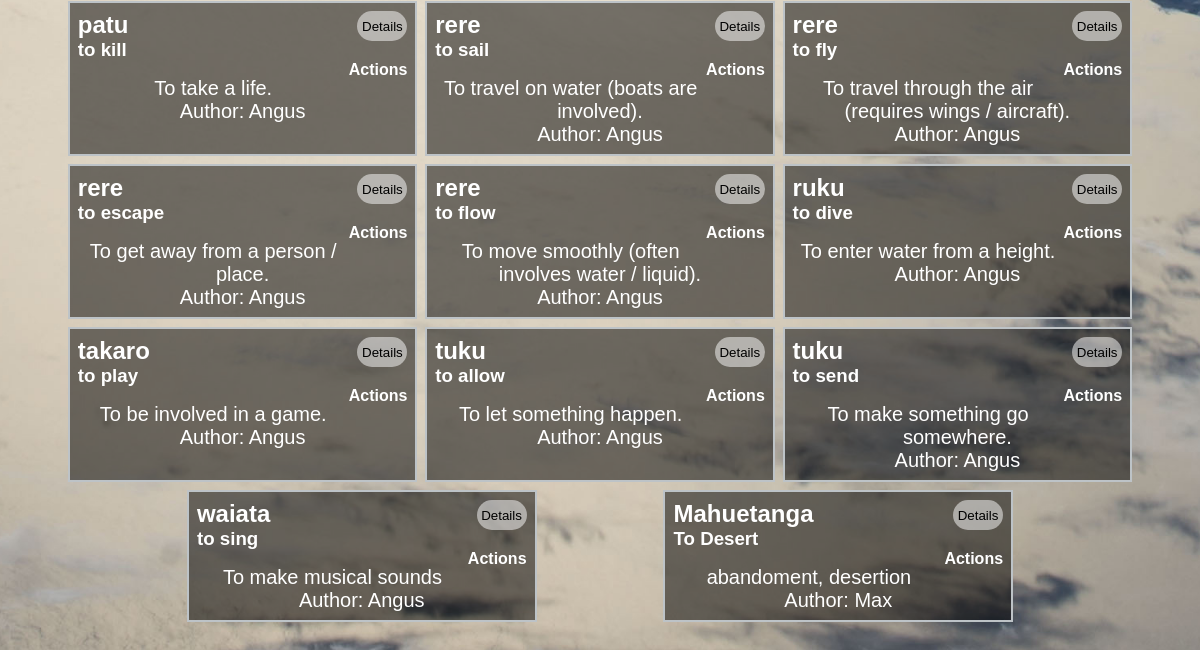
Before: /words/Actions (lower part) with the older database file.
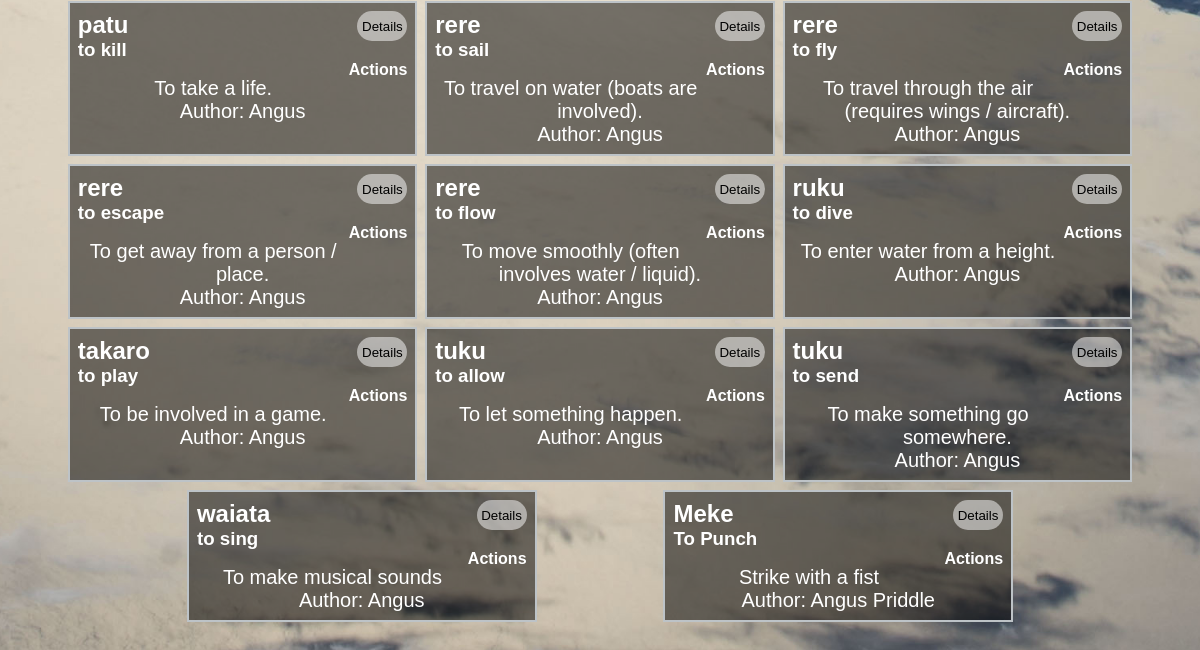
After: the same page with the newer database file.
### tables this page shows
CREATE TABLE "Dictionary"
(
    id         integer not null
        constraint Dictionary_pk
            primary key autoincrement,
    Maori      varchar(50),
    English    varchar(50),
    Category   varchar(50),
    Definition varchar(150),
    YearLevel  int(2),
    Author     char(50),
    wordImage  varchar(200)
);

### app.py (the view)
@app.route('/words/<Category>')  # This is a link that passes through what category it's looking for through the link
def render_dictionary_categories(Category):
    con = create_connection(DATABASE)
    query = "SELECT id, Maori, English, Category, Definition, YearLevel, Author FROM Dictionary WHERE Category=?"
    cur = con.cursor()
    cur.execute(query, (Category,))
    dictionary = cur.fetchall()
    con.close()
    print(dictionary)
    Categories = categories()
    return render_template('words.html', dictionary=dictionary, is_logged_in=is_logged_in(), is_teacher=is_teacher(), categories=Categories)

### app.py (called while the page is built)
def create_connection(db_file):  # This function will create a connection to the database file
    try:
        connection = sqlite3.connect(db_file)
        return (connection)
    except Error as e:
        print(e)
    return None

def is_logged_in():  # this will simply check if there is someone logged in by checking
    if session.get("email") is None:
        print("not logged in")
        return False
    else:
        print("Logged in")
        return True

def is_teacher():  # this function will check if the person logged in to the session is a teacher or not
    if session.get("permissions") == "teacher":
        print('is teacher')
        return True
    else:
        print("is not teacher")
        return False

def categories():
    con = create_connection(DATABASE)
    query = "SELECT Category FROM Categories"
    cur = con.cursor()
    cur.execute(query)
    Categories = cur.fetchall()
    print("Categories:", Categories) # Add this line for debugging
    con.close()
    return Categories

### templates/words.html (shortened to what this page needs)
{% extends 'base.html' %}
{% block main %}
    <div class="dictionary">
        {% for words in dictionary %}
            <div class="word-box">
                <div class="word-box-word">
                    <form action="/{{ words[0] }}">
                        <input type="submit" value="Details" class="wordbutton">
                    </form>
                    <h2>{{ words[1] }}</h2>
                    <h3>{{ words[2] }}</h3>
                    <h4 style="float:right">{{ words[3] }}</h4>
                </div>
                <div class="word-box-definition">
                    <p>{{ words[4] }}</p>
                    <p>Author: {{ words[6] }}</p>
                </div>
            </div>
        {% endfor %}
    </div>
{% endblock  %}

Changed rows visible on the page:
removed Dictionary: Maori "Mahuetanga", English "To Desert", Category "Actions", Definition "abandoment, desertion", Author "Max"
added Dictionary: Maori "Meke", English "To Punch", Category "Actions", Definition "Strike with a fist", Author "Angus Priddle"
